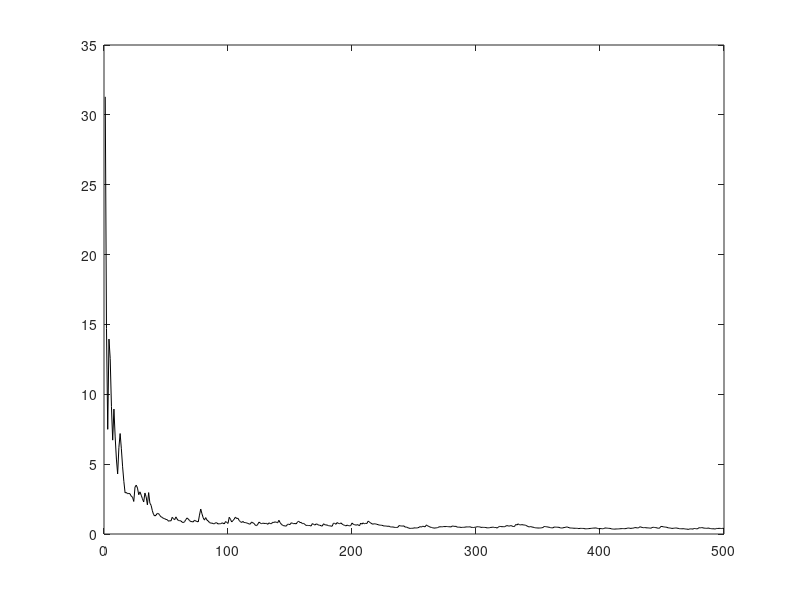

MATLAB code to generate this figure: (Note: this script raises an error after producing the figure.)
% This code is written to support the experiments in the book titled:
% Adaptive Machine Learning Algorithms with Python
% by
% Chanchal Chatterjee
% December 2021
% A^(1/2) - Comparison of Adaptive Square Root of A Algorithms

function A1;

clear all;
close all;

% Number of samples N and dimension D
nSamples = 500;
nDim     = 10;
nEpochs  = 1;
randn('state',0);

% Generate the covX random matrices
covX = 3*...
[ 0.0910   0.0380  -0.0530  -0.0050   0.0100  -0.1360   0.1550   0.0300   0.0020   0.0320 ; ...
  0.0380   0.3730   0.0180  -0.0280  -0.0110  -0.3670   0.1540  -0.0570  -0.0310  -0.0650 ; ...
 -0.0530   0.0180   1.4300   0.0170   0.0550  -0.4500  -0.0380  -0.2980  -0.0410  -0.0300 ; ...
 -0.0050  -0.0280   0.0170   0.0840  -0.0050   0.0160   0.0420  -0.0220   0.0010   0.0050 ; ...
  0.0100  -0.0110   0.0550  -0.0050   0.0710   0.0880   0.0580  -0.0690  -0.0080   0.0030 ; ...
 -0.1360  -0.3670  -0.4500   0.0160   0.0880   5.7200  -0.5440  -0.2480   0.0050   0.0950 ; ...
  0.1550   0.1540  -0.0380   0.0420   0.0580  -0.5440   2.7500  -0.3430  -0.0110  -0.1200 ; ...
  0.0300  -0.0570  -0.2980  -0.0220  -0.0690  -0.2480  -0.3430   1.4500   0.0780   0.0280 ; ...
  0.0020  -0.0310  -0.0410   0.0010  -0.0080   0.0050  -0.0110   0.0780   0.0670   0.0150 ; ...
  0.0320  -0.0650  -0.0300   0.0050   0.0030   0.0950  -0.1200   0.0280   0.0150   0.3410 ];

% Compute data
[V1,D1] = eig(covX);
[d,in] = sort(diag(D1));
V = zeros(nDim,nDim);
D = zeros(nDim,nDim);
for i = 1 : nDim
    V(:,i) = V1(:,in(nDim+1-i));
    D(i,i) = D1(in(nDim+1-i),in(nDim+1-i));
end
x(1:nDim, 1:nSamples) = V * sqrt(D) * randn(nDim,nSamples);

% Compute Corrl matrix and eigen vectors
corX = zeros(nDim,nDim);
for i = 1 : nSamples
    corX = corX + x(:,i)*x(:,i)' / nSamples;
end
[V1,D1] = eig(corX);
[d,in] = sort(diag(D1));
V = zeros(nDim,nDim);
D = zeros(nDim,nDim);
for i = 1 : nDim
    V(:,i) = V1(:,in(nDim+1-i));
    D(i,i) = D1(in(nDim+1-i),in(nDim+1-i));
end
corX
diag(D)'
Ah = V * sqrt(D) * V';

% Adaptive algorithm
A  = zeros(nDim,nDim);
W1 = eye(nDim,nDim);
W2 = W1;
W3 = W1;

for epoch = 1 : nEpochs
    for iter = 1 : nSamples
        cnt = nSamples*(epoch-1) + iter;
      
        A = A + (1.0/cnt)*((x(:,iter) * x(:,iter)') - A);
        etat1 = 1.0/(50 + cnt);
        etat2 = 1.0/(100 + cnt);
      
        % Algorithm 1
        W1 = W1 + etat1 * (W1*A - W1*(W1'*W1));
      
        % Algorithm 2
        W2 = W2 + etat1 * (A*W2 - W2*(W2'*W2));
      
        % Algorithm 3
        W3 = W3 + etat2 * (A - W3*W3);
      
        err1(cnt) = norm(A - W1'*W1, 'fro');
        err2(cnt) = norm(A - W2*W2', 'fro');
        err3(cnt) = norm(A - W3*W3, 'fro');
        err4(cnt) = norm(Ah - W3, 'fro');
        ind(cnt)  = cnt;
    end
end

% Plot the convergence results
figure(1);
plot(ind, err1, 'k-'); hold on;
legend('Method 1 - Equation (3.5)',0);
xlabel('Number of Samples');
ylabel('Error = ||A - W^TW||');
hold off;

% Plot the convergence results
figure(2);
plot(ind, err2, 'k-'); hold on;
legend('Method 2 - Equation (3.8)',0);
xlabel('Number of Samples');
ylabel('Error = ||A - WW^T||');
hold off;

% Plot the convergence results
figure(3);
plot(ind, err3, 'k-'); hold on;
legend('Method 3 - Equation (3.9)',0);
xlabel('Number of Samples');
ylabel('Error = ||A - W^2||');
hold off;

% Plot the convergence results
figure(4);
plot(ind, err4, 'k-'); hold on;
legend('Method 3 - Equation (3.22)',0);
xlabel('Number of Samples');
ylabel('Error = ||A^1^/^2 - W||');
hold off;

norm(W1'*W1 - A, 'fro')
norm(W2*W2' - A, 'fro')
norm(W3*W3  - A, 'fro')
norm(W3  - Ah, 'fro')

  